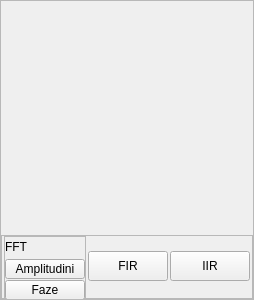
               <widget class="QFrame" name="frame_channel3">
                <property name="minimumSize">
                 <size>
                  <width>0</width>
                  <height>300</height>
                 </size>
                </property>
                <property name="maximumSize">
                 <size>
                  <width>16777215</width>
                  <height>300</height>
                 </size>
                </property>
                <property name="frameShape">
                 <enum>QFrame::StyledPanel</enum>
                </property>
                <property name="frameShadow">
                 <enum>QFrame::Raised</enum>
                </property>
                <layout class="QVBoxLayout" name="verticalLayout_48">
                 <property name="spacing">
                  <number>0</number>
                 </property>
                 <property name="leftMargin">
                  <number>0</number>
                 </property>
                 <property name="topMargin">
                  <number>0</number>
                 </property>
                 <property name="rightMargin">
                  <number>0</number>
                 </property>
                 <property name="bottomMargin">
                  <number>0</number>
                 </property>
                 <item>
                  <widget class="PlotWidget" name="plotWidget_channel_3" native="true"/>
                 </item>
                 <item>
                  <widget class="QFrame" name="frame_processing_buttons3">
                   <property name="minimumSize">
                    <size>
                     <width>0</width>
                     <height>64</height>
                    </size>
                   </property>
                   <property name="maximumSize">
                    <size>
                     <width>16777215</width>
                     <height>64</height>
                    </size>
                   </property>
                   <property name="frameShape">
                    <enum>QFrame::StyledPanel</enum>
                   </property>
                   <property name="frameShadow">
                    <enum>QFrame::Raised</enum>
                   </property>
                   <layout class="QHBoxLayout" name="horizontalLayout_7">
                    <property name="spacing">
                     <number>2</number>
                    </property>
                    <property name="leftMargin">
                     <number>2</number>
                    </property>
                    <property name="topMargin">
                     <number>0</number>
                    </property>
                    <property name="rightMargin">
                     <number>2</number>
                    </property>
                    <property name="bottomMargin">
                     <number>2</number>
                    </property>
                    <item>
                     <widget class="QFrame" name="frame_fft3">
                      <property name="minimumSize">
                       <size>
                        <width>0</width>
                        <height>64</height>
                       </size>
                      </property>
                      <property name="maximumSize">
                       <size>
                        <width>16777215</width>
                        <height>64</height>
                       </size>
                      </property>
                      <property name="frameShape">
                       <enum>QFrame::StyledPanel</enum>
                      </property>
                      <property name="frameShadow">
                       <enum>QFrame::Raised</enum>
                      </property>
                      <layout class="QVBoxLayout" name="verticalLayout_10">
                       <property name="spacing">
                        <number>2</number>
                       </property>
                       <property name="leftMargin">
                        <number>0</number>
                       </property>
                       <property name="topMargin">
                        <number>0</number>
                       </property>
                       <property name="rightMargin">
                        <number>0</number>
                       </property>
                       <property name="bottomMargin">
                        <number>0</number>
                       </property>
                       <item>
                        <widget class="QLabel" name="fft3Label">
                         <property name="minimumSize">
                          <size>
                           <width>0</width>
                           <height>20</height>
                          </size>
                         </property>
                         <property name="maximumSize">
                          <size>
                           <width>16777215</width>
                           <height>20</height>
                          </size>
                         </property>
                         <property name="text">
                          <string>FFT</string>
                         </property>
                        </widget>
                       </item>
                       <item>
                        <widget class="QPushButton" name="fftAbsChannel3pushButton">
                         <property name="minimumSize">
                          <size>
                           <width>0</width>
                           <height>20</height>
                          </size>
                         </property>
                         <property name="maximumSize">
                          <size>
                           <width>16777215</width>
                           <height>20</height>
                          </size>
                         </property>
                         <property name="text">
                          <string>Amplitudini</string>
                         </property>
                         <property name="checkable">
                          <bool>true</bool>
                         </property>
                        </widget>
                       </item>
                       <item>
                        <widget class="QPushButton" name="fftPhaseChannel3pushButton">
                         <property name="minimumSize">
                          <size>
                           <width>0</width>
                           <height>20</height>
                          </size>
                         </property>
                         <property name="maximumSize">
                          <size>
                           <width>16777215</width>
                           <height>20</height>
                          </size>
                         </property>
                         <property name="text">
                          <string>Faze</string>
                         </property>
                         <property name="checkable">
                          <bool>true</bool>
                         </property>
                        </widget>
                       </item>
                      </layout>
                     </widget>
                    </item>
                    <item>
                     <widget class="QPushButton" name="pushButton_FIR_3">
                      <property name="minimumSize">
                       <size>
                        <width>0</width>
                        <height>30</height>
                       </size>
                      </property>
                      <property name="maximumSize">
                       <size>
                        <width>16777215</width>
                        <height>30</height>
                       </size>
                      </property>
                      <property name="text">
                       <string>FIR</string>
                      </property>
                      <property name="checkable">
                       <bool>true</bool>
                      </property>
                     </widget>
                    </item>
                    <item>
                     <widget class="QPushButton" name="pushButton_IIR_3">
                      <property name="minimumSize">
                       <size>
                        <width>0</width>
                        <height>30</height>
                       </size>
                      </property>
                      <property name="maximumSize">
                       <size>
                        <width>16777215</width>
                        <height>30</height>
                       </size>
                      </property>
                      <property name="text">
                       <string>IIR</string>
                      </property>
                      <property name="checkable">
                       <bool>true</bool>
                      </property>
                     </widget>
                    </item>
                   </layout>
                  </widget>
                 </item>
                </layout>
               </widget>
